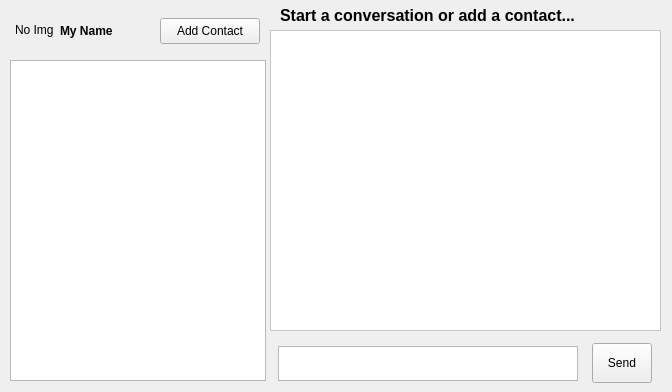
<?xml version="1.0" encoding="UTF-8"?>
<ui version="4.0">
 <class>ContactListUI</class>
 <widget class="QWidget" name="ContactListUI">
  <property name="geometry">
   <rect>
    <x>0</x>
    <y>0</y>
    <width>672</width>
    <height>392</height>
   </rect>
  </property>
  <property name="windowTitle">
   <string>Messenger</string>
  </property>
  <widget class="QListView" name="contactListView">
   <property name="geometry">
    <rect>
     <x>10</x>
     <y>60</y>
     <width>256</width>
     <height>321</height>
    </rect>
   </property>
   <property name="styleSheet">
    <string notr="true"/>
   </property>
   <property name="frameShadow">
    <enum>QFrame::Plain</enum>
   </property>
   <property name="lineWidth">
    <number>0</number>
   </property>
   <property name="selectionRectVisible">
    <bool>false</bool>
   </property>
  </widget>
  <widget class="QPushButton" name="addContactButton">
   <property name="geometry">
    <rect>
     <x>160</x>
     <y>18</y>
     <width>100</width>
     <height>26</height>
    </rect>
   </property>
   <property name="text">
    <string>Add Contact</string>
   </property>
  </widget>
  <widget class="QWidget" name="horizontalLayoutWidget">
   <property name="geometry">
    <rect>
     <x>270</x>
     <y>340</y>
     <width>391</width>
     <height>47</height>
    </rect>
   </property>
   <layout class="QHBoxLayout" name="horizontalLayout">
    <item>
     <widget class="QTextEdit" name="textEdit">
      <property name="minimumSize">
       <size>
        <width>0</width>
        <height>35</height>
       </size>
      </property>
      <property name="maximumSize">
       <size>
        <width>300</width>
        <height>34</height>
       </size>
      </property>
     </widget>
    </item>
    <item>
     <widget class="QPushButton" name="sendButton">
      <property name="sizePolicy">
       <sizepolicy hsizetype="Minimum" vsizetype="Fixed">
        <horstretch>0</horstretch>
        <verstretch>0</verstretch>
       </sizepolicy>
      </property>
      <property name="minimumSize">
       <size>
        <width>60</width>
        <height>0</height>
       </size>
      </property>
      <property name="maximumSize">
       <size>
        <width>60</width>
        <height>40</height>
       </size>
      </property>
      <property name="text">
       <string>Send</string>
      </property>
     </widget>
    </item>
   </layout>
  </widget>
  <widget class="QLabel" name="nameLabel">
   <property name="geometry">
    <rect>
     <x>280</x>
     <y>5</y>
     <width>381</width>
     <height>21</height>
    </rect>
   </property>
   <property name="font">
    <font>
     <pointsize>12</pointsize>
     <weight>75</weight>
     <bold>true</bold>
    </font>
   </property>
   <property name="text">
    <string>Start a conversation or add a contact...</string>
   </property>
  </widget>
  <widget class="QWidget" name="chatWidget" native="true">
   <property name="geometry">
    <rect>
     <x>270</x>
     <y>30</y>
     <width>391</width>
     <height>301</height>
    </rect>
   </property>
   <property name="autoFillBackground">
    <bool>false</bool>
   </property>
   <property name="styleSheet">
    <string notr="true">background: white</string>
   </property>
   <widget class="QScrollArea" name="chat_scroll">
    <property name="geometry">
     <rect>
      <x>0</x>
      <y>0</y>
      <width>391</width>
      <height>301</height>
     </rect>
    </property>
    <property name="horizontalScrollBarPolicy">
     <enum>Qt::ScrollBarAlwaysOff</enum>
    </property>
    <property name="sizeAdjustPolicy">
     <enum>QAbstractScrollArea::AdjustToContents</enum>
    </property>
    <property name="widgetResizable">
     <bool>true</bool>
    </property>
    <widget class="QWidget" name="chat_scroll_widget">
     <property name="geometry">
      <rect>
       <x>0</x>
       <y>0</y>
       <width>389</width>
       <height>299</height>
      </rect>
     </property>
    </widget>
   </widget>
  </widget>
  <widget class="QLabel" name="avatarLabel">
   <property name="geometry">
    <rect>
     <x>15</x>
     <y>10</y>
     <width>40</width>
     <height>40</height>
    </rect>
   </property>
   <property name="cursor">
    <cursorShape>PointingHandCursor</cursorShape>
   </property>
   <property name="text">
    <string>No Img</string>
   </property>
  </widget>
  <widget class="QLabel" name="selfnameLabel">
   <property name="geometry">
    <rect>
     <x>60</x>
     <y>20</y>
     <width>81</width>
     <height>21</height>
    </rect>
   </property>
   <property name="font">
    <font>
     <weight>75</weight>
     <bold>true</bold>
    </font>
   </property>
   <property name="text">
    <string>My Name</string>
   </property>
  </widget>
 </widget>
 <resources/>
 <connections/>
</ui>
